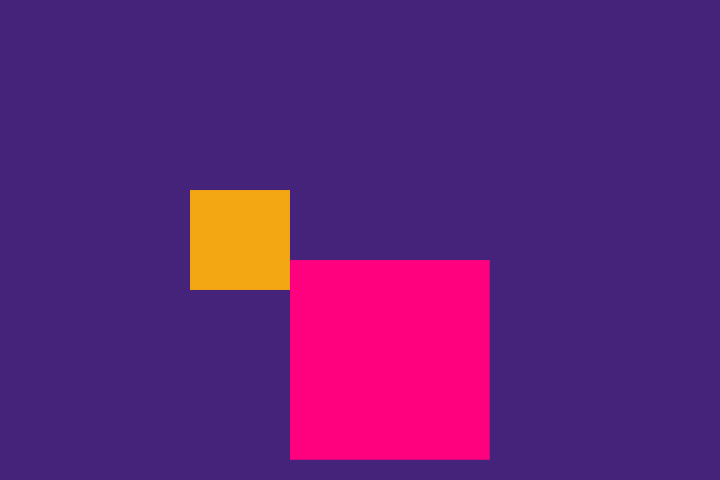
Frame 1 (no input)
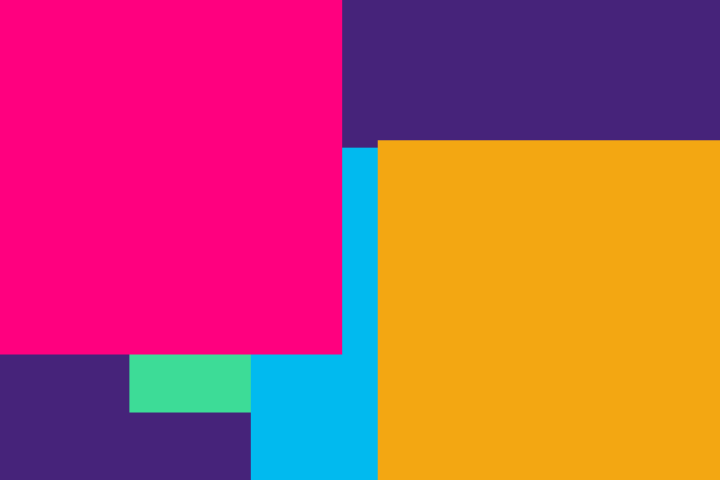
Frame 60 (the mouse pressed at the canvas centre just before this capture)
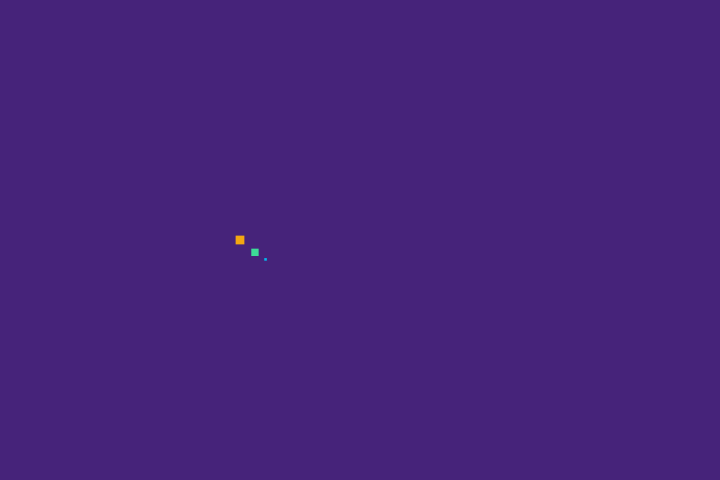
Frame 120 (the mouse held since frame 60 and released just before this capture)

The Processing sketch that drew these frames (run headless with seeded random() and noise(); from frame 60 on, the mouse is pressed at the canvas centre):

// Processing sketch: Pattern19_4
// ── Pattern19_4.pde


float a = 0.0;
float s = 0.0;


void setup ()
{
  size(720, 480);
  noStroke();
  rectMode(CENTER);
  frameRate(12);
}

void draw() {
  
  background(70,35,122);
  
  a = a + 0.04;
  s = cos(a)*2;
  
  translate(width/3, height/2);
  scale(s); 
  fill(243,167,18);
  rect(0, 0, 50, 50); 
  
  translate(75, 60);
  fill(255,0,127);
  scale(s);
  rect(0, 0, 50, 50);    
  
  translate(60, 60);
  fill(61,220,151);
  scale(a);
  rect(0, 0, 50, 50); 
  
  translate(width/10, height/10);
  scale(s); 
  fill(1,186,239);
  rect(0, 0, 100, 100); 
  
  translate(75, 60);
  fill(255,0,127);
  scale(s);
  rect(0, 0, 50, 50);  
  
  translate(width/11, height/11);
  scale(s);
  fill(243,167,18);
  rect(0, 0, 50, 50); 
  
   
}
